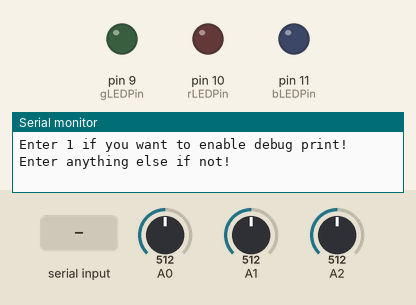
Simulated run of this sketch. Board: Arduino Uno, built with avr-gcc and run on an emulated ATmega328P. Parts: output pins drawn as LEDs (lit = HIGH), the last lines printed to the serial monitor. Inputs (shaded band) come from the test bench; at power-on: A0 = 512, A1 = 512, A2 = 512.

Above: at 1.3 s.
1.4 s: "1\n" received over Serial
At 1.9 s:
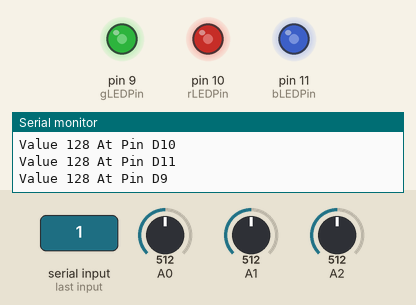
2.9 s: A0 set to 0
At 4.1 s:
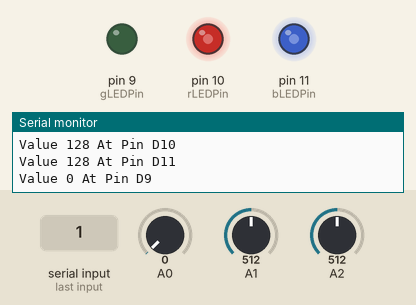
4.4 s: A1 set to 0
At 5.6 s:
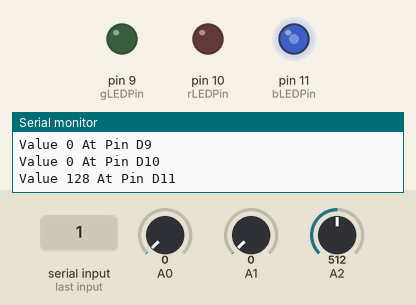
5.9 s: A2 set to 122
At 7.0 s:
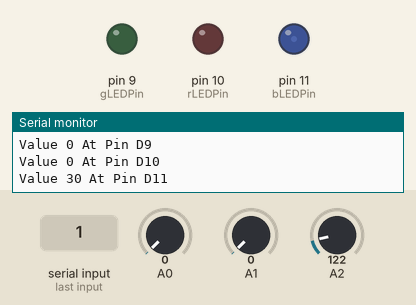
7.4 s: A0 set to 2
10.4 s: A0 set to 5
At 10.8 s:
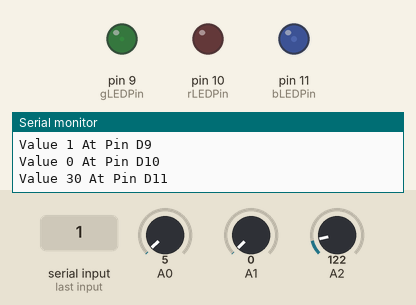
Timing chart, 0 to 12.9 s (numbered marks = the images above; inputs shaded):
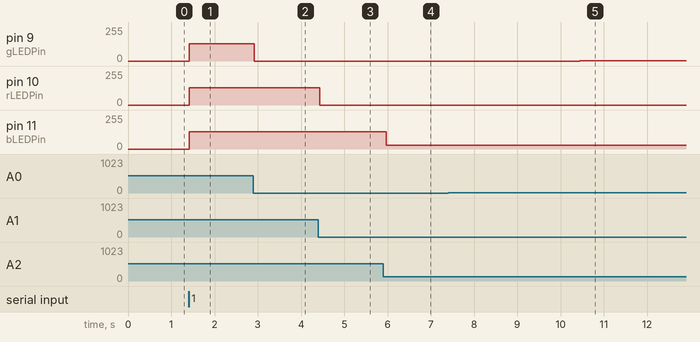

Measured:
- after the input at 1.4 s, pin 9 (gLEDPin), pin 10 (rLEDPin), pin 11 (bLEDPin): 0/255 → 128/255 at once
- after the input at 2.9 s, pin 9 (gLEDPin): 128/255 → 0/255 at once
- after the input at 4.4 s, pin 10 (rLEDPin): 128/255 → 0/255 at once
- after the input at 5.9 s, pin 11 (bLEDPin): 128/255 → 30/255 after 0.07 s
- after the input at 10.4 s, pin 9 (gLEDPin): 0/255 → 1/255 at once

The sketch:

Project_4.ino
```cpp
// (licence header left out)
// Pin constants
#define gLEDPin 9
#define rLEDPin 10
#define bLEDPin 11

// Settings
bool DebugPrint = false;

// Setting up pins D9-11 as output pins and initizling them
void setup()
{
  Serial.begin(9600);
  while (!Serial);

  // Sets D9-11 to output
  pinMode(rLEDPin, OUTPUT);
  pinMode(gLEDPin, OUTPUT);
  pinMode(bLEDPin, OUTPUT);

  // Sets D9-11 to be LOW
  analogWrite(rLEDPin, LOW);
  analogWrite(gLEDPin, LOW);
  analogWrite(bLEDPin, LOW);

  delay(500);

  // If you want you can enable debug printing
  Serial.println("\n\n\nEnter 1 if you want to enable debug print!");
  Serial.println("Enter anything else if not!");

  // Waits for serial to be ready
  while (!Serial.available());

  if (Serial.parseInt() == 1) DebugPrint = true;

}

// Holds the sensor values for A0-2
int SVal[3] = {0};

// Holds the RGB values that will be written to D9-11
int Val[3] = {0};

// Handler function to easily modify any of the RGB arrays (type int[3])
void HandleRGBArray(int * target, void (*RGBAdjustFunc)(int * target, int pin), int startPin)
{
  for (int i = 0; i < 3; i++)
  {
    RGBAdjustFunc(target + i, startPin + i);
  }
}

// Creates a function that HandleRGBArray can use
#define RGBArrayFunc(name) void name (int * target, int pin)

// HandleRGBArray function - Reads all the sensors and outputs them to SVal
RGBArrayFunc(readSensors)
{
  *target = analogRead(pin);
  delay(5);
}

// HandleRGBArray function - Processes SVal and outputs to Val
RGBArrayFunc(setEpekValue)
{
  // Gets the index value based off getting the difference of the target and Val's mem address
  // This works because we know at comp-time that we will only
  uint16_t index = (uint16_t)(target - Val);

  // Safety check to avoid memory errors
  if (index >= 3)
  {
    Serial.println("WARNING: You can only use setEpekValue with the target being Val!");
    Serial.println("         Otherwise you the index can not be determined at comp-time");
    Serial.println("         And this will result in reading outside the SVal array!");
    Serial.println("         TO AVOID UNSAFE CODE, EXECUTION HAS BEEN HALTED, PLEASE FIX THIS ERROR!");

    exit(EXIT_FAILURE); // Crashes programs on purpose to avoid bugs
  }

  // Reads the sensor and divides by 4 (a bit-shift of 2 does the same thing but faster)
  *target = SVal[index] >> 2;
}

// Writes Val to D9-11
RGBArrayFunc(setPins)
{
  analogWrite(pin, *target);

  if (DebugPrint)
  {
    // You can see the what D_ be
    Serial.print("Value ");
    Serial.print(*target);
    Serial.print(" At Pin D");
    Serial.println(pin);
  }
}

void loop()
{
  // Uses the handler to read the light sensors
  HandleRGBArray(SVal, readSensors, A0);

  // Uses the handler to calculate the RGB values
  HandleRGBArray(Val, setEpekValue, 9);

  // Uses the handler to set pins D9-11
  HandleRGBArray(Val, setPins, 9);
}
```
